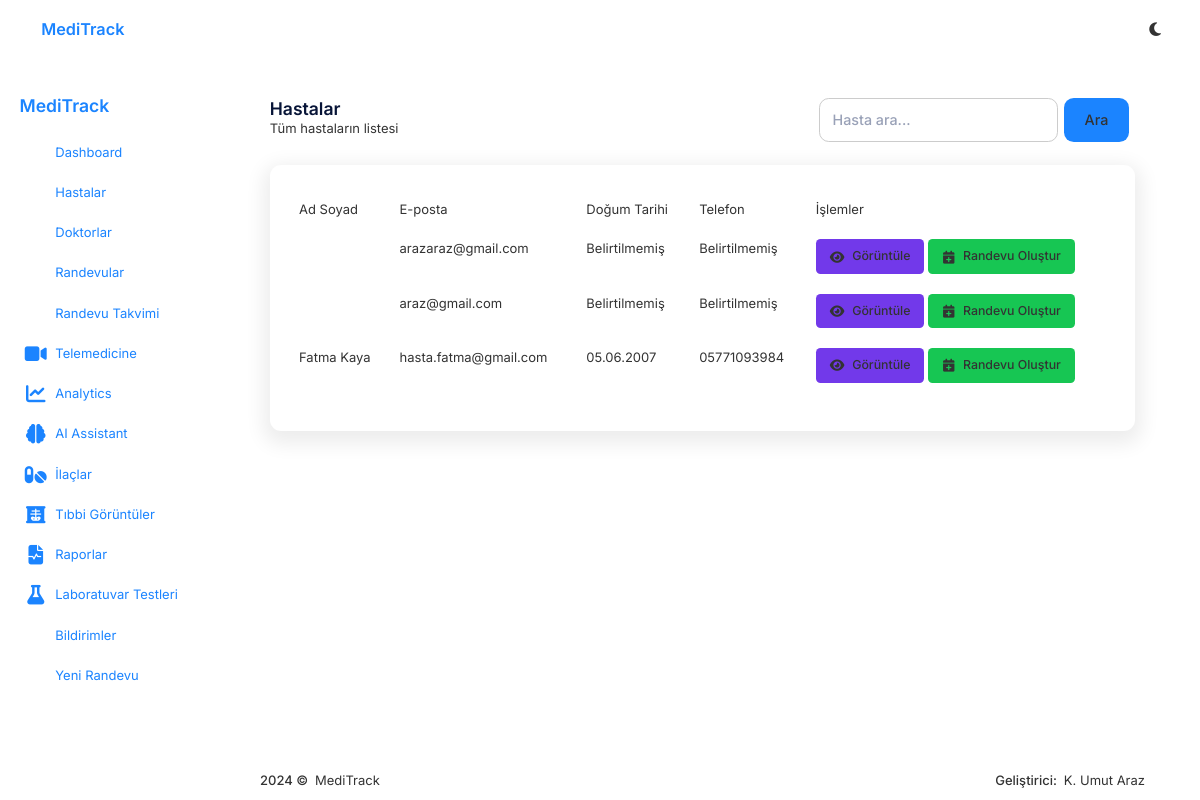
Page /core/patients/ (signed in) on the committed database.
### users/models.py (models this page shows, shortened)
class User(AbstractUser):
    USER_TYPE_CHOICES = [
        ('patient', _('Hasta')),
        ('doctor', _('Doktor')),
        ('receptionist', _('Resepsiyonist')),
        ('admin', _('Admin')),
    ]
    user_type = models.CharField(
        max_length=20,
        choices=USER_TYPE_CHOICES,
        default='patient',
        verbose_name=_('Kullanıcı Tipi')
    )
    specialization = models.CharField(
        max_length=100,
        blank=True,
        null=True,
        verbose_name=_('Uzmanlık Alanı')
    )
    date_of_birth = models.DateField(
        blank=True,
        null=True,
        verbose_name=_('Doğum Tarihi')
    )
    phone_number = models.CharField(
        max_length=20,
        blank=True,
        null=True,
        verbose_name=_('Telefon Numarası')
    )
    address = models.TextField(
        blank=True,
        null=True,
        verbose_name=_('Adres')
    )
    blood_type = models.CharField(
        max_length=10,
        blank=True,
        null=True,
        verbose_name=_('Kan Grubu')
    )
    def is_patient(self):
        return self.user_type == 'patient'
    def is_doctor(self):
        return self.user_type == 'doctor'
    def is_receptionist(self):
        return self.user_type == 'receptionist'
    def is_admin_user(self):
        return self.user_type == 'admin'
    class Meta:
        verbose_name = _('Kullanıcı')
        verbose_name_plural = _('Kullanıcılar')

### core/views.py (the view, shortened to what this page needs)
# urls.py: path('patients/', views.PatientListView.as_view(), name='patient-list'),
class PatientListView(LoginRequiredMixin, UserPassesTestMixin, ListView):
    model = User
    template_name = 'core/patient_list.html'
    context_object_name = 'patients'
    def test_func(self):
        user = self.request.user
        return user.is_doctor() or user.is_receptionist() or user.is_admin_user()
    def get_queryset(self):
        queryset = User.objects.filter(user_type='patient')
        if self.request.user.is_doctor():
            doctor = self.request.user
            patient_ids = Appointment.objects.filter(doctor=doctor).values_list('patient_id', flat=True)
            queryset = queryset.filter(id__in=patient_ids).distinct()
        search = self.request.GET.get('search')
        return queryset.order_by('first_name', 'last_name')

### core/context_processors.py (called while the page is built)
def notifications_processor(request):
    context = {}
    if request.user.is_authenticated:
        unread_notifications_count = CommunicationNotification.objects.filter(
            user=request.user,
            is_read=False
        ).count()
        recent_notifications = CommunicationNotification.objects.filter(
            user=request.user
        ).order_by('-created_at')[:5]
        context['unread_notifications_count'] = unread_notifications_count
        context['recent_notifications'] = recent_notifications
    return context

def theme_processor(request):
    context = {}
    if request.user.is_authenticated:
        theme_preference, created = UserThemePreference.objects.get_or_create(user=request.user)
        context['dark_mode'] = theme_preference.dark_mode
    return context

### Templates/core/patient_list.html (shortened to what this page needs)
{% extends 'core/base.html' %}
{% load static %}
{% block content %}
<div class="container py-4">
    <div class="row mb-4">
        <div class="col">
            <h1 class="h3 mb-0">Hastalar</h1>
            <p class="text-muted">Tüm hastaların listesi</p>
        </div>
        <div class="col-auto">
            <div class="d-flex">
                <form method="get" class="d-flex me-2">
                    <input type="text" name="search" class="form-control me-2" placeholder="Hasta ara..." value="{{ request.GET.search }}">
                    <button type="submit" class="btn btn-primary">Ara</button>
                </form>
            </div>
        </div>
    </div>
    <div class="card shadow">
        <div class="card-body">
            <div class="table-responsive">
                <table class="table table-hover">
                    <thead>
                        <tr>
                            <th>Ad Soyad</th>
                            <th>E-posta</th>
                            <th>Doğum Tarihi</th>
                            <th>Telefon</th>
                            <th>İşlemler</th>
                        </tr>
                    </thead>
                    <tbody>
                        {% if patients %}
                            {% for patient in patients %}
                                <tr>
                                    <td>{{ patient.get_full_name }}</td>
                                    <td>{{ patient.email }}</td>
                                    <td>{{ patient.date_of_birth|date:"d.m.Y"|default:"Belirtilmemiş" }}</td>
                                    <td>{{ patient.phone_number|default:"Belirtilmemiş" }}</td>
                                    <td>
                                        <a href="{% url 'core:patient-detail' patient.id %}" class="btn btn-sm btn-info">
                                            <i class="fas fa-eye"></i> Görüntüle
                                        </a>
                                        {% if user.is_doctor or user.is_receptionist or user.is_admin_user %}
                                        <a href="{% url 'core:appointment-create' %}?patient={{ patient.id }}" class="btn btn-sm btn-success">
                                            <i class="fas fa-calendar-plus"></i> Randevu Oluştur
                                        </a>
                                        {% endif %}
                                    </td>
                                </tr>
                            {% endfor %}
                        {% else %}
                            <tr>
                                <td colspan="5" class="text-center">Hasta bulunamadı.</td>
                            </tr>
                        {% endif %}
                    </tbody>
                </table>
            </div>
        </div>
    </div>
</div>
{% endblock %}

### static/assets/css/theme.css (style rules this page uses)
:root { --bg-color: #f5f8fa; --text-color: #333; --card-bg: #fff; --border-color: #e0e0e0; --primary-color: #1976d2; --secondary-color: #42a5f5; --accent-color: #2196f3; --success-color: #4caf50; --warning-color: #ff9800; --danger-color: #f44336; --shadow: 0 2px 5px rgba(0, 0, 0, 0.1); --hover-bg: #f0f0f0; --input-bg: #fff; --input-border: #ccc; }
body { background-color: var(--bg-color); color: var(--text-color); transition: background-color 0.3s ease, color 0.3s ease; }
.card, .modal-content { background-color: var(--card-bg); border-color: var(--border-color); box-shadow: var(--shadow); }
.table { color: var(--text-color); }
.btn-primary { background-color: var(--primary-color); border-color: var(--primary-color); }
.form-control, .form-select { background-color: var(--input-bg); border-color: var(--input-border); color: var(--text-color); }

### rows in the picture
User: email "arazaraz@gmail.com", date_of_birth "Belirtilmemiş", phone_number "Belirtilmemiş"
User: email "araz@gmail.com", date_of_birth "Belirtilmemiş", phone_number "Belirtilmemiş"
User: get_full_name "Fatma Kaya", email "hasta.fatma@gmail.com", date_of_birth "05.06.2007", phone_number "05771093984"
